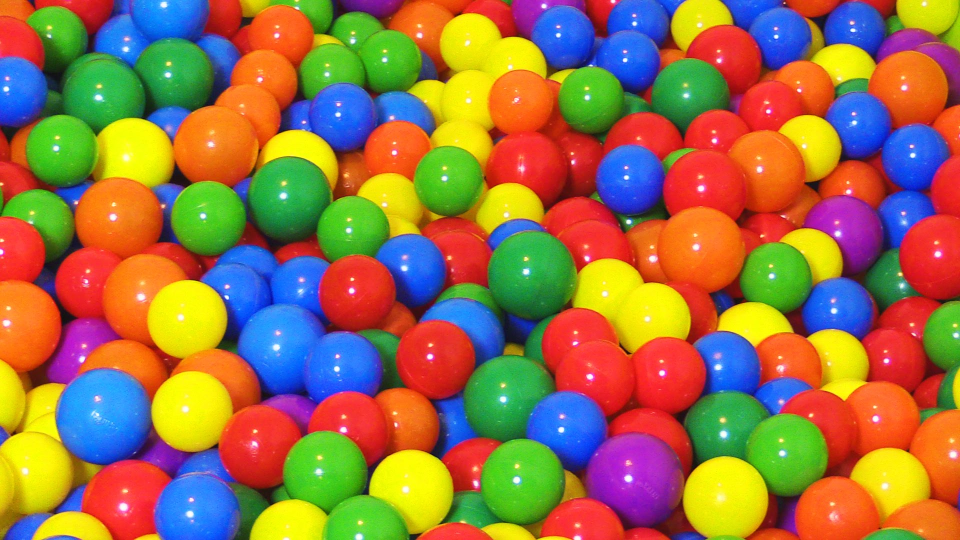
#> input picture sesion_7/balls.jpg, 1920 x 1080 px (shown at 1/2 size)
$ python improc.4.py
#> lines starting #> are read from the running program, lines starting #| are printed output that depends on the picture
import cv2

im = cv2.imread("balls.jpg", 1)
#> im is the input picture: shape (1080, 1920, 3); mean B, G, R 71, 114.8, 153.6

(h, w, c) = im.shape
#> h = 1080; w = 1920; c = 3

x1 = int(0.20 * w)
#> x1 = 384
y1 = int(0.77 * h)
#> y1 = 831

x2 = int(0.65 * w)
#> x2 = 1248
y2 = int(0.33 * h)
#> y2 = 356

cv2.circle(im, (x1, y1), 100, (255, 255, 0), 16)

cv2.rectangle(im, (20, 20), (610, 310), (0, 0, 0), -1)
font = cv2.FONT_HERSHEY_PLAIN
cv2.putText(im,'Hola OpenCV',(100, 100), font, 4,(255,255,255), 10)
cv2.putText(im,'X: %d Y: %d' % (x1, y1),(100, 200), font, 4,(255,255,255), 10)
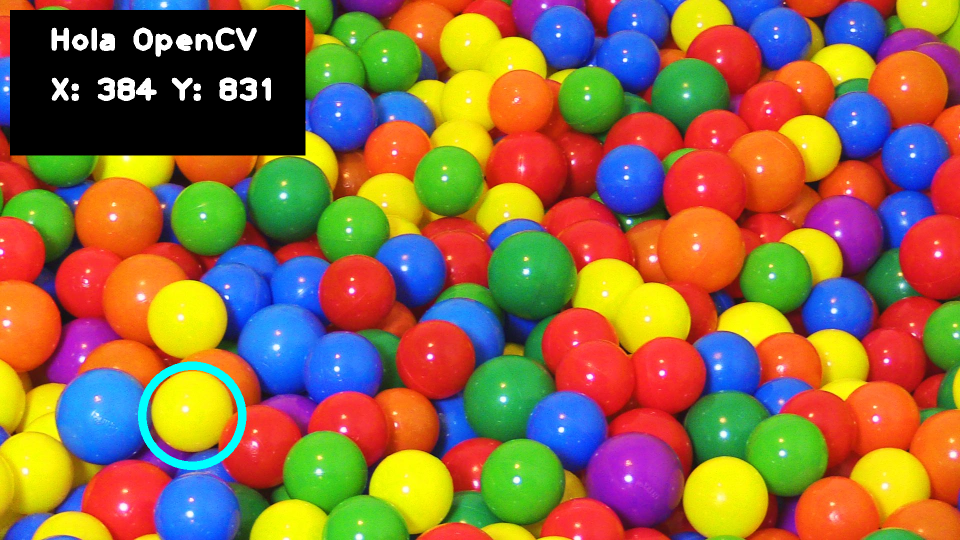
#> im: shape (1080, 1920, 3) (shown at 1/2 size); mean B, G, R 68, 107.5, 144.5

cv2.imwrite("save.jpg", im)
